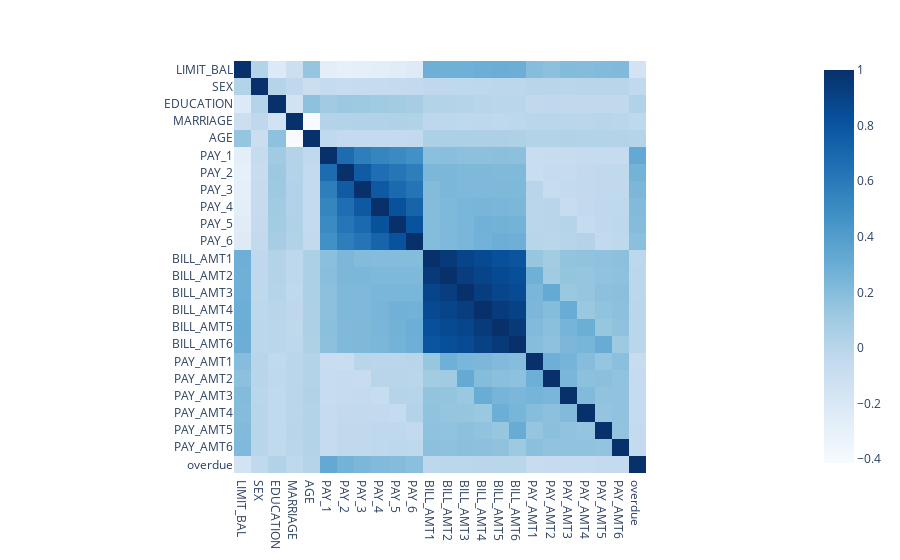

The notebook cell saved with this chart:
### Markdown cell above
이제 24개의 피처별 상관 관계를 살펴보자. 이유는 PCA 는 상관관계를 이용해 주성분을 추출한다고 언급했었다.<br><br>
[plotly expree basic](https://plotly.com/python/plotly-express/)<br>
[plotly express 색 테마 변경](https://plotly.com/python/builtin-colorscales/) <br>
[plotly express imshow](https://plotly.com/python/imshow/)

### Code cell
import plotly.express as px

graph = px.imshow(df.corr(),color_continuous_scale="blues")

graph.show()

### Figure 1 — Plotly figure (JSON) as saved in the notebook; plotly's stock layout.template omitted (floating-point values rounded to 4 significant figures; data arrays with more than 128 entries replaced by an {"elided": "..."} marker saying what was removed)
{"data": [{"coloraxis": "coloraxis", "hovertemplate": "x: %{x}<br>y: %{y}<br>color: %{z}<extra></extra>", "name": "0", "type": "heatmap", "x": ["LIMIT_BAL", "SEX", "EDUCATION", "MARRIAGE", "AGE", "PAY_1", "PAY_2", "PAY_3", "PAY_4", "PAY_5", "PAY_6", "BILL_AMT1", "BILL_AMT2", "BILL_AMT3", "BILL_AMT4", "BILL_AMT5", "BILL_AMT6", "PAY_AMT1", "PAY_AMT2", "PAY_AMT3", "PAY_AMT4", "PAY_AMT5", "PAY_AMT6", "overdue"], "xaxis": "x", "y": ["LIMIT_BAL", "SEX", "EDUCATION", "MARRIAGE", "AGE", "PAY_1", "PAY_2", "PAY_3", "PAY_4", "PAY_5", "PAY_6", "BILL_AMT1", "BILL_AMT2", "BILL_AMT3", "BILL_AMT4", "BILL_AMT5", "BILL_AMT6", "PAY_AMT1", "PAY_AMT2", "PAY_AMT3", "PAY_AMT4", "PAY_AMT5", "PAY_AMT6", "overdue"], "yaxis": "y", "z": {"elided": "24x24 float values"}}], "layout": {"coloraxis": {"colorscale": [[0, "rgb(247,251,255)"], [0.125, "rgb(222,235,247)"], [0.25, "rgb(198,219,239)"], [0.375, "rgb(158,202,225)"], [0.5, "rgb(107,174,214)"], [0.625, "rgb(66,146,198)"], [0.75, "rgb(33,113,181)"], [0.875, "rgb(8,81,156)"], [1, "rgb(8,48,107)"]]}, "margin": {"t": 60}, "xaxis": {"anchor": "y", "constrain": "domain", "domain": [0, 1], "scaleanchor": "y"}, "yaxis": {"anchor": "x", "autorange": "reversed", "constrain": "domain", "domain": [0, 1]}}}
